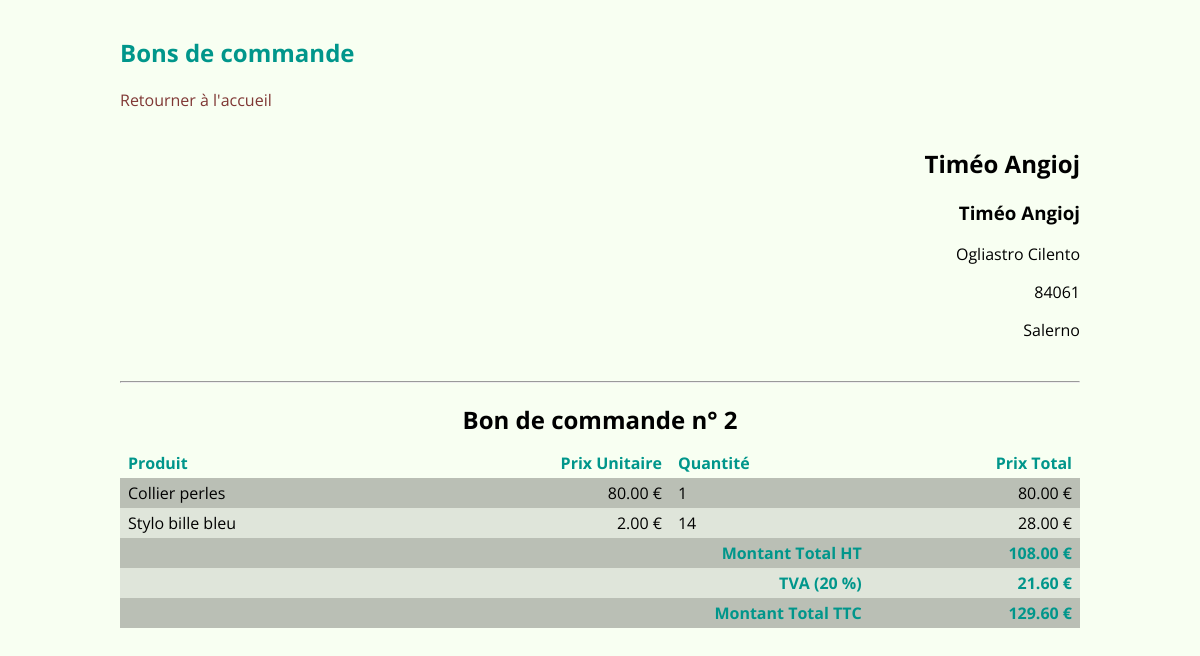
/order-form.php?orderNumber=2, run on the app's committed database.
### tables this page shows
CREATE TABLE `customers` (
  `customerName` varchar(255) NOT NULL,
  `contactFirstName` text NOT NULL,
  `contactLastName` text NOT NULL,
  `addressLine1` text NOT NULL,
  `addressLine2` text NOT NULL,
  `city` varchar(255) NOT NULL,
  `customerNumber` int(11) NOT NULL
);

CREATE TABLE `orderdetails` (
  `productName` varchar(255) NOT NULL,
  `priceEach` int(11) NOT NULL,
  `quantityOrdered` int(11) NOT NULL,
  `productCode` int(11) NOT NULL,
  `orderLineNumber` int(11) NOT NULL,
  `orderNumber` int(11) NOT NULL
);

### order-form.php (called while the page is built)
<?php
$pdo = new PDO('mysql:host=localhost;dbname=classicmodels', 'root', 'root');
$pdo->exec('SET NAMES UTF8');
$query = $pdo->prepare
(
    'SELECT
        customerName,
        contactFirstName,
        contactLastName,
        addressLine1,
        addressLine2,
        city
     FROM customers
     INNER JOIN orders ON orders.customerNumber = customers.customerNumber
     WHERE orderNumber = ?'
);
$query->execute(array($_GET['orderNumber']));
$customer = $query->fetch(PDO::FETCH_ASSOC);
$query = $pdo->prepare
(
    'SELECT
        productName,
        priceEach,
        quantityOrdered,
        priceEach * quantityOrdered AS totalPrice
     FROM orderdetails
     INNER JOIN products ON products.productCode = orderdetails.productCode
     WHERE orderNumber = ?
     ORDER BY orderLineNumber'
);
$query->execute(array($_GET['orderNumber']));
$orderLines = $query->fetchAll(PDO::FETCH_ASSOC);
$query = $pdo->prepare
(
    'SELECT SUM(priceEach * quantityOrdered) AS totalAmount
     FROM orderdetails
     WHERE orderNumber = ?'
);
$query->execute(array($_GET['orderNumber']));
$result = $query->fetch(PDO::FETCH_ASSOC);
$totalAmount = $result['totalAmount'];
include 'order-form.phtml';

### order-form.phtml (the view, shortened to what this page needs)
<!DOCTYPE html>
<html lang="fr">
<head>
    <link rel="stylesheet" href="order-form.css">
</head>
<body>
    <section>
        <h1>Bons de commande</h1>
        <a href="index.php">Retourner à l'accueil</a>
        <article class="order-form-customer">
            <h2><?= $customer['customerName'] ?></h2>
            <h3><?= $customer['contactFirstName'] ?> <?= $customer['contactLastName'] ?></h3>
            <p><?= $customer['addressLine1'] ?></p>
            <p><?= $customer['addressLine2'] ?></p>
            <p><?= $customer['city'] ?></p>
        </article>
        <hr>
        <table class="standard-table">
            <caption>Bon de commande n° <?= $_GET['orderNumber'] ?></caption>
            <thead>
                <tr>
                    <th>Produit</th>
                    <th class="money-column">Prix Unitaire</th>
                    <th>Quantité</th>
                    <th class="money-column">Prix Total</th>
                </tr>
            </thead>
            <tfoot>
                <tr>
                    <th colspan="3">Montant Total HT</th>
                    <th><?= number_format($totalAmount, 2) ?> €</th>
                </tr>
                <tr>
                    <th colspan="3">TVA (20 %)</th>
                    <th><?= number_format($totalAmount * 0.20, 2) ?> €</th>
                </tr>
                <tr>
                    <th colspan="3">Montant Total TTC</th>
                    <th><?= number_format($totalAmount * 1.20, 2) ?> €</th>
                </tr>
            </tfoot>
            <tbody>
                <?php foreach($orderLines as $orderLine): ?>
                    <tr>
                        <td><?= $orderLine['productName'] ?></td>
                        <td class="money-column"><?= number_format($orderLine['priceEach'], 2) ?> €</td>
                        <td><?= $orderLine['quantityOrdered'] ?></td>
                        <td class="money-column"><?= number_format($orderLine['totalPrice'], 2) ?> €</td>
                    </tr>
                <?php endforeach ?>
            </tbody>
        </table>
    </section>
</body>
</html>

### order-form.css (style rules this page uses)
a { color: #7F3734; text-decoration: none; -webkit-transition: color 0.25s; -o-transition: color 0.25s; transition: color 0.25s; }
body { margin: 0 auto; padding: 1em; min-height: 100%; width: 80%; font-family: 'Open Sans', sans-serif; }
html { height: 100%; background-color: #F8FFF2; }
h1 { color: #00968B; }
.order-form-customer { padding: 1em 0; text-align: right; }
.standard-table { border-collapse: collapse; width: 100%; }
.standard-table caption { padding: 0.5em 0; font-size: 1.5em; font-weight: bold; }
.standard-table tbody tr { -webkit-transition: background-color 0.25s; -o-transition: background-color 0.25s; transition: background-color 0.25s; }
.standard-table tbody tr:nth-child(even), .standard-table tfoot tr:nth-child(even) { background-color: #DFE5DA; }
.standard-table tbody tr:nth-child(odd), .standard-table tfoot tr:nth-child(odd) { background-color: #BABFB5; }
.standard-table td, .standard-table th { padding: 0.25em 0.5em; }
.standard-table th { color: #00968B; }
.standard-table tfoot tr, .standard-table thead tr { text-align: left; }
.standard-table tfoot tr, .standard-table .money-column { text-align: right; }

### data on the page
customers: customerName "Timéo Angioj", contactFirstName "Timéo", contactLastName "Angioj", addressLine1 "Ogliastro Cilento", addressLine2 "84061", city "Salerno"
orderdetails: productName "Collier perles", priceEach "80.00", quantityOrdered "1", totalPrice "80.00"
orderdetails: productName "Stylo bille bleu", priceEach "2.00", quantityOrdered "14", totalPrice "28.00"

### other printed values
$_GET['orderNumber'] "2"
$totalAmount "108.00"
$totalAmount * 0.20 "21.60"
$totalAmount * 1.20 "129.60"
